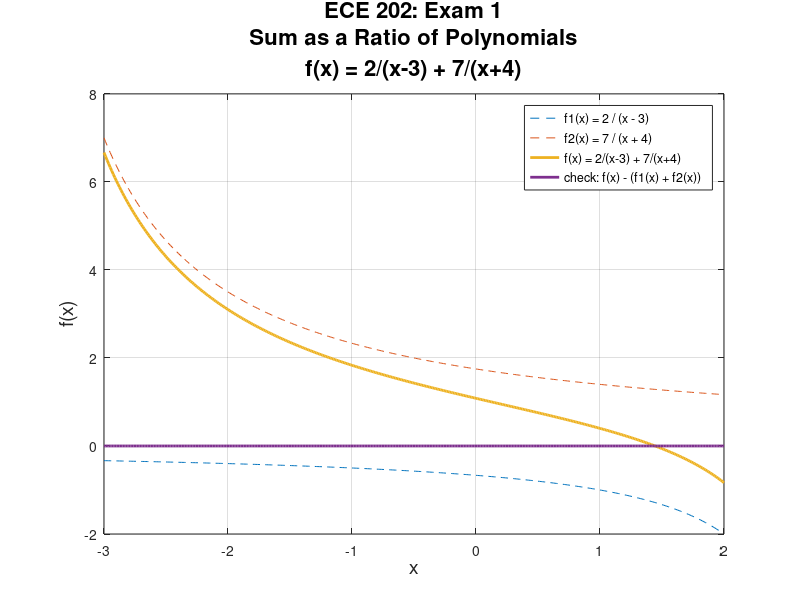

MATLAB code to generate this figure:
% Grady Sullivan
% 10/03/19
% ECE 202 Fall 2019, Exam 1
% Sum as a Ratio of Polynomials

clf % clears figure
clear % clears variables

% ----- Givens -----

% two values to avoid (would result in undefined solution to functions) 
xmin = -4;
xmax = 3;

x = linspace(xmin+1, xmax-1, 401); % 401 values for "x"


f1 = 2 ./ (x - 3); % function 1
f2 = 7 ./ (x + 4); %function 2

% ----- Calculations ------

f = (9 * x - 13) ./ (x.^2 + x - 12); % f1 + f2

plot(x, f1, '--', x, f2, '--', x, f, 'LineWidth', 2) % plots all three functions
xlabel('x', 'FontSize', 14) % larger font size for readability
ylabel('f(x)', 'FontSize', 14) % larger font size for readability
title({'ECE 202: Exam 1',... % separated for clearer code
    'Sum as a Ratio of Polynomials',...
    'f(x) = 2/(x-3) + 7/(x+4)'}, 'FontSize', 16) % title font should be biggger
legend('f1(x) = 2 / (x - 3)', 'f2(x) = 7 / (x + 4)',...
    'f(x) = 2/(x-3) + 7/(x+4)', 'Location', 'northeast') % legend in top right corner
axis([-3 2 -2 8])
grid on 
hold on % doesn't let next plot overwrite existing info

% ----- Checks ---

check = f - (f1 + f2); % should be close to zero at every value of x
plot(x, check, 'LineWidth', 2) % plot check function
legend('f1(x) = 2 / (x - 3)', 'f2(x) = 7 / (x + 4)',...
    'f(x) = 2/(x-3) + 7/(x+4)', 'check: f(x) - (f1(x) + f2(x)) ', 'Location', 'northeast') % reused to add checking part of legend

checkingFunction = sum(abs(check)) % should be close to zero

% We need to avoid these two values of x, because the undefined values
% could cause strain
